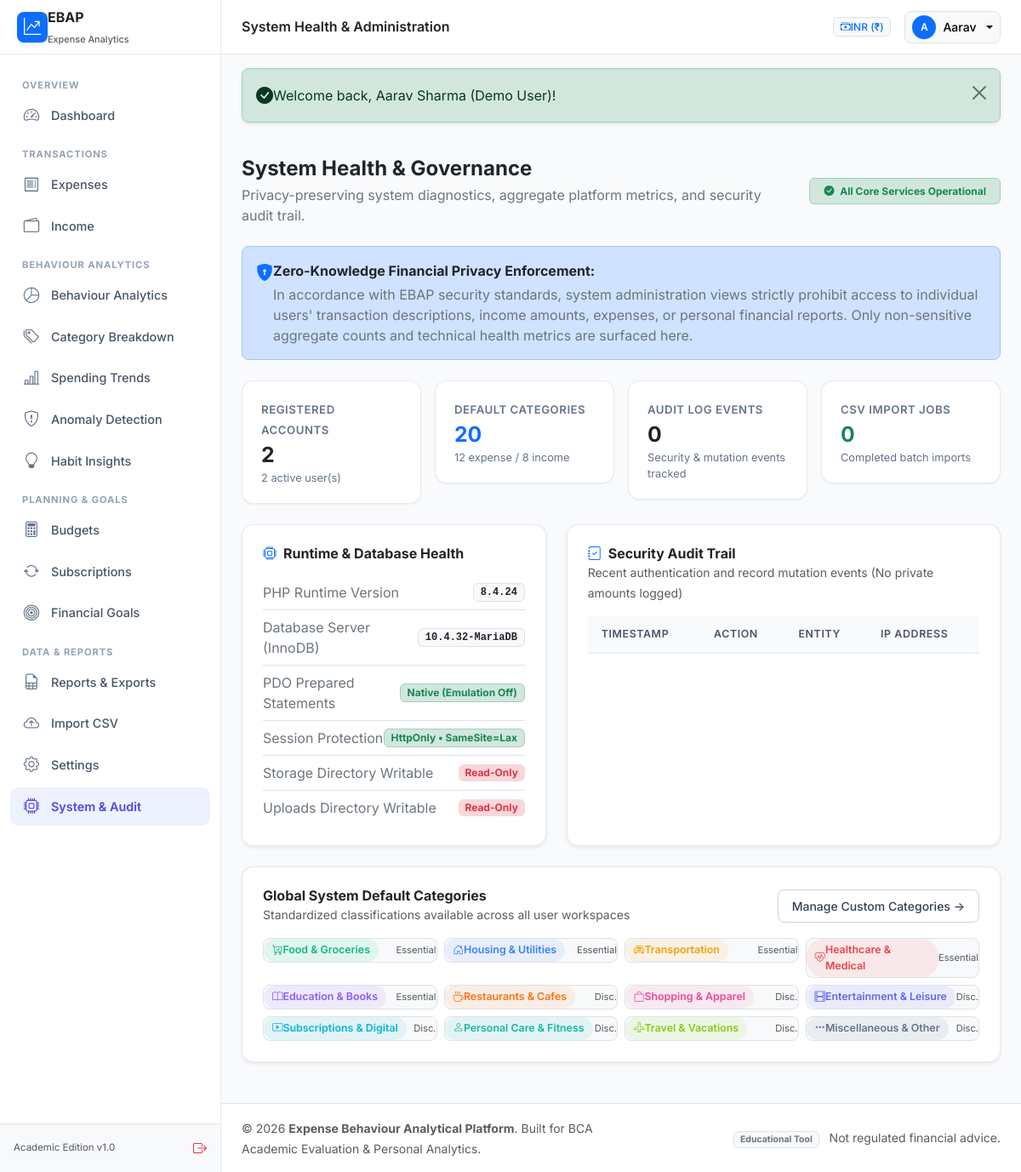
/admin/index.php (signed in), run on the app's committed database.
### tables this page shows
CREATE TABLE `expense_categories` (
    `id` INT AUTO_INCREMENT PRIMARY KEY,
    `user_id` INT NULL,
    `category_name` VARCHAR(100) NOT NULL,
    `category_icon` VARCHAR(50) NOT NULL DEFAULT 'bi-tag',
    `category_color` VARCHAR(20) NOT NULL DEFAULT '#4f46e5',
    `is_essential` TINYINT(1) NOT NULL DEFAULT 0,
    `status` ENUM('active', 'inactive') NOT NULL DEFAULT 'active',
    `created_at` TIMESTAMP NOT NULL DEFAULT CURRENT_TIMESTAMP,
    FOREIGN KEY (`user_id`) REFERENCES `users`(`id`) ON DELETE CASCADE,
    INDEX `idx_expcat_user_status` (`user_id`, `status`),
    INDEX `idx_expcat_essential` (`is_essential`)
);

### includes/functions.php (called while the page is built, shortened)
<?php
function e(?string $string): string {
    return htmlspecialchars($string ?? '', ENT_QUOTES, 'UTF-8');
}
function url(string $path = ''): string {
    $path = ltrim($path, '/');
    return APP_URL . ($path ? '/' . $path : '');
}

### admin/index.php (the view, shortened to what this page needs)
<?php
require_once __DIR__ . '/../includes/functions.php';
$pdo = getDBConnection();
$stats = [
    'total_users' => (int)$pdo->query("SELECT COUNT(*) FROM users")->fetchColumn(),
    'active_users' => (int)$pdo->query("SELECT COUNT(*) FROM users WHERE account_status = 'active'")->fetchColumn(),
    'system_expense_cats' => (int)$pdo->query("SELECT COUNT(*) FROM expense_categories WHERE user_id IS NULL")->fetchColumn(),
    'system_income_cats' => (int)$pdo->query("SELECT COUNT(*) FROM income_categories WHERE user_id IS NULL")->fetchColumn(),
    'total_audit_events' => (int)$pdo->query("SELECT COUNT(*) FROM audit_logs")->fetchColumn(),
    'total_import_jobs' => (int)$pdo->query("SELECT COUNT(*) FROM import_jobs")->fetchColumn(),
];
$mysqlVersion = $pdo->getAttribute(PDO::ATTR_SERVER_VERSION);
$systemHealth = [
    'php_version' => PHP_VERSION,
    'mysql_version' => $mysqlVersion,
    'pdo_driver' => $pdo->getAttribute(PDO::ATTR_DRIVER_NAME),
    'session_active' => (session_status() === PHP_SESSION_ACTIVE),
    'storage_writable' => is_writable(STORAGE_PATH),
    'uploads_writable' => is_writable(UPLOADS_PATH),
    'timezone' => date_default_timezone_get()
];
$defaultExpenseCats = $pdo->query("SELECT * FROM expense_categories WHERE user_id IS NULL ORDER BY id ASC")->fetchAll();
require_once __DIR__ . '/../includes/header.php';
?>
<div class="d-flex flex-column flex-md-row justify-content-between align-items-md-center gap-3 mb-4">
    <div>
        <h4 class="fw-bold text-dark mb-1">System Health & Governance</h4>
        <p class="text-secondary fs-7 mb-0">Privacy-preserving system diagnostics, aggregate platform metrics, and security audit trail.</p>
    </div>
    <span class="badge bg-success-subtle text-success border border-success-subtle px-3 py-2">
        <i class="bi bi-check-circle-fill me-1"></i> All Core Services Operational
    </span>
</div>
<div class="alert alert-primary border border-primary-subtle bg-primary-subtle rounded-3 p-3.5 mb-4">
    <div class="d-flex align-items-start gap-2.5 fs-7 text-dark">
        <i class="bi bi-shield-lock-fill text-primary fs-5 mt-0.5"></i>
        <div>
            <strong>Zero-Knowledge Financial Privacy Enforcement:</strong>
            <p class="mb-0 text-secondary mt-1">
                In accordance with EBAP security standards, system administration views strictly prohibit access to individual users' transaction descriptions, income amounts, expenses, or personal financial reports. Only non-sensitive aggregate counts and technical health metrics are surfaced here.
            </p>
        </div>
    </div>
</div>
<div class="row g-3 mb-4">
    <div class="col-sm-6 col-lg-3">
        <div class="stat-card">
            <span class="stat-label">Registered Accounts</span>
            <div class="stat-value text-dark"><?= $stats['total_users'] ?></div>
            <div class="stat-sub"><?= $stats['active_users'] ?> active user(s)</div>
        </div>
    </div>
    <div class="col-sm-6 col-lg-3">
        <div class="stat-card">
            <span class="stat-label">Default Categories</span>
            <div class="stat-value text-primary"><?= $stats['system_expense_cats'] + $stats['system_income_cats'] ?></div>
            <div class="stat-sub"><?= $stats['system_expense_cats'] ?> expense / <?= $stats['system_income_cats'] ?> income</div>
        </div>
    </div>
    <div class="col-sm-6 col-lg-3">
        <div class="stat-card">
            <span class="stat-label">Audit Log Events</span>
            <div class="stat-value text-dark"><?= $stats['total_audit_events'] ?></div>
            <div class="stat-sub">Security & mutation events tracked</div>
        </div>
    </div>
    <div class="col-sm-6 col-lg-3">
        <div class="stat-card">
            <span class="stat-label">CSV Import Jobs</span>
            <div class="stat-value text-success"><?= $stats['total_import_jobs'] ?></div>
            <div class="stat-sub">Completed batch imports</div>
        </div>
    </div>
</div>
<div class="row g-4 mb-4">
    <div class="col-lg-5">
        <div class="ebap-card bg-white p-4 h-100 shadow-sm">
            <h6 class="fw-bold text-dark mb-3 fs-6"><i class="bi bi-cpu me-2 text-primary"></i>Runtime & Database Health</h6>
            <ul class="list-group list-group-flush fs-7">
                <li class="list-group-item d-flex justify-content-between align-items-center px-0 py-2.5">
                    <span class="text-secondary">PHP Runtime Version</span>
                    <span class="badge bg-light text-dark border font-monospace"><?= e($systemHealth['php_version']) ?></span>
                </li>
                <li class="list-group-item d-flex justify-content-between align-items-center px-0 py-2.5">
                    <span class="text-secondary">Database Server (InnoDB)</span>
                    <span class="badge bg-light text-dark border font-monospace"><?= e($systemHealth['mysql_version']) ?></span>
                </li>
                <li class="list-group-item d-flex justify-content-between align-items-center px-0 py-2.5">
                    <span class="text-secondary">PDO Prepared Statements</span>
                    <span class="badge bg-success-subtle text-success border border-success-subtle">Native (Emulation Off)</span>
                </li>
                <li class="list-group-item d-flex justify-content-between align-items-center px-0 py-2.5">
                    <span class="text-secondary">Session Protection</span>
                    <span class="badge bg-success-subtle text-success border border-success-subtle">HttpOnly &bull; SameSite=Lax</span>
                </li>
                <li class="list-group-item d-flex justify-content-between align-items-center px-0 py-2.5">
                    <span class="text-secondary">Storage Directory Writable</span>
                    <span class="badge <?= $systemHealth['storage_writable'] ? 'bg-success-subtle text-success' : 'bg-danger-subtle text-danger' ?>">
                        <?= $systemHealth['storage_writable'] ? 'Writable' : 'Read-Only' ?>
                    </span>
                </li>
                <li class="list-group-item d-flex justify-content-between align-items-center px-0 py-2.5">
                    <span class="text-secondary">Uploads Directory Writable</span>
                    <span class="badge <?= $systemHealth['uploads_writable'] ? 'bg-success-subtle text-success' : 'bg-danger-subtle text-danger' ?>">
                        <?= $systemHealth['uploads_writable'] ? 'Writable' : 'Read-Only' ?>
                    </span>
                </li>
            </ul>
        </div>
    </div>
    <div class="col-lg-7">
        <div class="ebap-card bg-white p-4 h-100 shadow-sm">
            <div class="d-flex justify-content-between align-items-center mb-3">
                <div>
                    <h6 class="fw-bold text-dark mb-0 fs-6"><i class="bi bi-journal-check me-2 text-primary"></i>Security Audit Trail</h6>
                    <small class="text-muted">Recent authentication and record mutation events (No private amounts logged)</small>
                </div>
            </div>
            <div class="table-responsive" style="max-height: 310px; overflow-y: auto;">
                <table class="table ebap-table align-middle">
                    <thead>
                        <tr>
                            <th>Timestamp</th>
                            <th>Action</th>
                            <th>Entity</th>
                            <th>IP Address</th>
                        </tr>
                    </thead>
                </table>
            </div>
        </div>
    </div>
</div>
<div class="ebap-card bg-white p-4 mb-4 shadow-sm">
    <div class="d-flex justify-content-between align-items-center mb-3">
        <div>
            <h6 class="fw-bold text-dark mb-0 fs-6">Global System Default Categories</h6>
            <small class="text-muted">Standardized classifications available across all user workspaces</small>
        </div>
        <a href="<?= url('settings/categories.php') ?>" class="btn btn-sm btn-ebap-outline">Manage Custom Categories &rarr;</a>
    </div>
    <div class="row g-2">
        <?php foreach ($defaultExpenseCats as $cat): ?>
            <div class="col-sm-6 col-md-4 col-lg-3">
                <div class="p-2.5 border rounded-3 bg-light d-flex align-items-center justify-content-between">
                    <span class="category-badge" style="background-color: <?= e($cat['category_color']) ?>18; color: <?= e($cat['category_color']) ?>;">
                        <i class="bi <?= e($cat['category_icon']) ?> me-1.5"></i> <?= e($cat['category_name']) ?>
                    </span>
                    <small class="text-muted" style="font-size: 0.7rem;"><?= $cat['is_essential'] ? 'Essential' : 'Disc.' ?></small>
                </div>
            </div>
        <?php endforeach; ?>
    </div>
</div>
<?php require_once __DIR__ . '/../includes/footer.php'; ?>

### assets/css/style.css (style rules this page uses)
:root { --ebap-primary: #4f46e5; --ebap-primary-hover: #4338ca; --ebap-primary-light: #eef2ff; --ebap-secondary: #0d9488; --ebap-success: #10b981; --ebap-warning: #f59e0b; --ebap-danger: #ef4444; --ebap-info: #0284c7; --ebap-bg: #f8fafc; --ebap-card-bg: #ffffff; --ebap-card-border: rgba(226, 232, 240, 0.85); --ebap-text-main: #1e293b; --ebap-text-muted: #64748b; --ebap-sidebar-width: 260px; --ebap-topbar-height: 64px; --ebap-shadow-sm: 0 1px 2px 0 rgb(0 0 0 / 0.05); --ebap-shadow: 0 4px 6px -1px rgb(0 0 0 / 0.07), 0 2px 4px -2px rgb(0 0 0 / 0.05); --ebap-shadow-lg: 0 10px 15px -3px rgb(0 0 0 / 0.08), 0 4px 6px -4px rgb(0 0 0 / 0.04); }
body { font-family: 'Inter', -apple-system, BlinkMacSystemFont, 'Segoe UI', Roboto, Helvetica, Arial, sans-serif; background-color: var(--ebap-bg); color: var(--ebap-text-main); min-height: 100vh; display: flex; flex-direction: column; }
.ebap-card { background: var(--ebap-card-bg); border: 1px solid var(--ebap-card-border); border-radius: 14px; box-shadow: var(--ebap-shadow); transition: transform 0.2s ease, box-shadow 0.2s ease; }
.stat-card { padding: 20px 22px; border-radius: 14px; background: #ffffff; border: 1px solid var(--ebap-card-border); box-shadow: var(--ebap-shadow-sm); position: relative; overflow: hidden; }
.stat-card .stat-label { font-size: 0.825rem; font-weight: 600; text-transform: uppercase; letter-spacing: 0.04em; color: var(--ebap-text-muted); }
.stat-card .stat-value { font-size: 1.55rem; font-weight: 700; color: var(--ebap-text-main); margin: 4px 0 2px 0; line-height: 1.2; }
.stat-card .stat-sub { font-size: 0.8rem; color: var(--ebap-text-muted); }
.btn-ebap-outline { border: 1px solid #cbd5e1; background: #ffffff; color: #334155; font-weight: 500; border-radius: 8px; padding: 8px 16px; }
.category-badge { display: inline-flex; align-items: center; padding: 4px 10px; border-radius: 20px; font-size: 0.775rem; font-weight: 600; }
.table.ebap-table { margin-bottom: 0; }
.table.ebap-table th { background-color: #f8fafc; color: #475569; font-size: 0.775rem; text-transform: uppercase; letter-spacing: 0.05em; font-weight: 600; border-bottom: 1px solid #e2e8f0; padding: 12px 16px; }

### data on the page
expense_categories: category_name "Food & Groceries", is_essential "Essential"
expense_categories: category_name "Housing & Utilities", is_essential "Essential"
expense_categories: category_name "Transportation", is_essential "Essential"
expense_categories: category_name "Healthcare & Medical", is_essential "Essential"
expense_categories: category_name "Education & Books", is_essential "Essential"
expense_categories: category_name "Restaurants & Cafes", is_essential "Disc."
expense_categories: category_name "Shopping & Apparel", is_essential "Disc."
expense_categories: category_name "Entertainment & Leisure", is_essential "Disc."
expense_categories: category_name "Subscriptions & Digital", is_essential "Disc."
expense_categories: category_name "Personal Care & Fitness", is_essential "Disc."
expense_categories: category_name "Travel & Vacations", is_essential "Disc."
expense_categories: category_name "Miscellaneous & Other", is_essential "Disc."

### other printed values
$pageTitle "System Health & Administration"
$currency "INR"
getCurrencySymbol($currency) "₹"
substr($user['full_name'] ?? 'U', 0, 1) "A"
explode(' ', $user['full_name'] ?? 'User')[0] "Aarav"
$msg "Welcome back, Aarav Sharma (Demo User)!"
$stats['total_users'] "2"
$stats['active_users'] "2"
$stats['system_expense_cats'] + $stats['system_income_cats'] "20"
$stats['system_expense_cats'] "12"
$stats['system_income_cats'] "8"
$stats['total_audit_events'] "0"
$stats['total_import_jobs'] "0"
$systemHealth['php_version'] "8.4.24"
$systemHealth['mysql_version'] "10.4.32-MariaDB"
